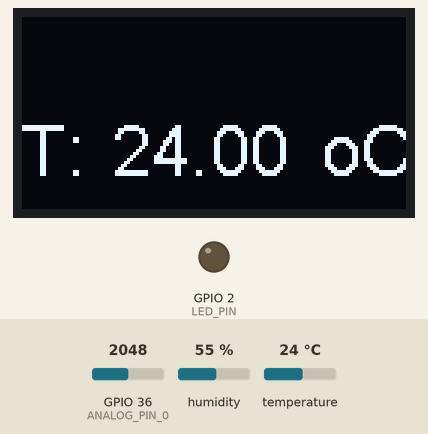
A sketch run on a simulated ESP32. Parts: 128×64 one-colour display, output pins drawn as LEDs (lit = HIGH). The test bench sets the inputs (shaded band); at power-on: GPIO 36 (ANALOG_PIN_0) = 2048, humidity 55 %, temperature 24 °C. WiFi joins after 1.5 s; servers stay silent unless stated; network time is answered at once with the bench clock; the local clock reads 2024-03-15 10:24:30 at power-on unless the sketch sets it; what the sketch prints to the serial monitor is not drawn.

Above: at 2.7 s.
2.8 s: GPIO 36 (ANALOG_PIN_0) set to 1960
At 3.8 s:
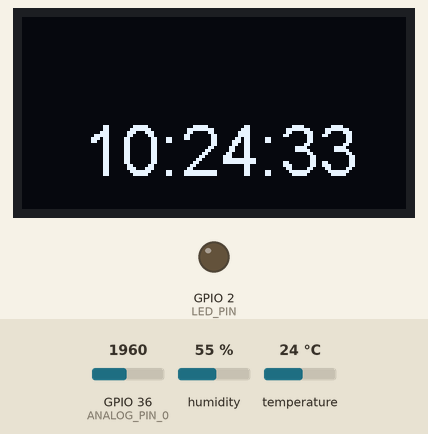
7.5 s: GPIO 36 (ANALOG_PIN_0) set to 1042
9.5 s: GPIO 36 (ANALOG_PIN_0) set to 972
At 10.7 s:
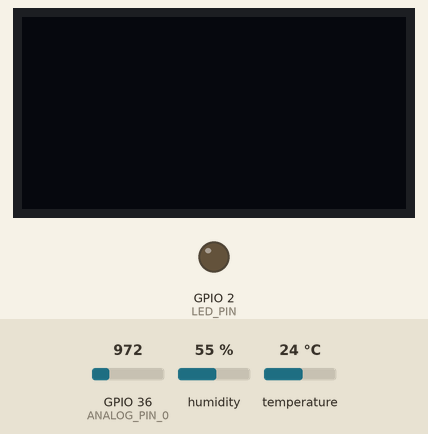
11.0 s: GPIO 36 (ANALOG_PIN_0) set to 3603
At 12.2 s:
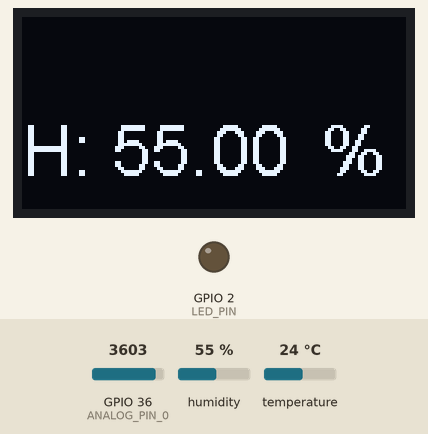
12.5 s: GPIO 36 (ANALOG_PIN_0) set to 4040
At 13.8 s:
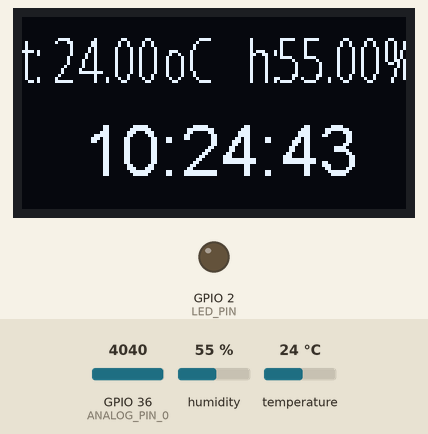
17.5 s: humidity set to 22 %
At 18.8 s:
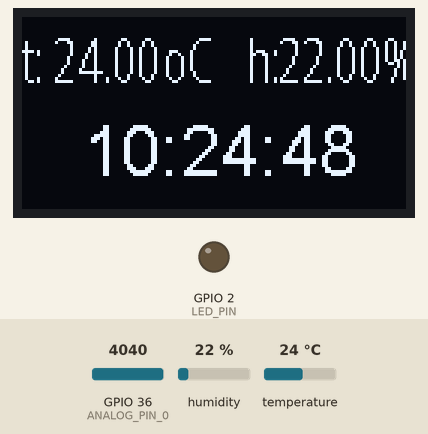
Timing chart, 0 to 20.5 s (numbered marks = the images above; inputs shaded):
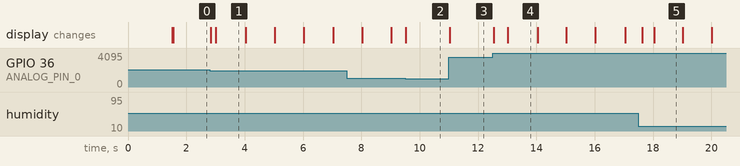

The sketch:

ESP32_Time_Stamp_DHT22_SSD1306_Multiple_Displays.ino
```cpp
/*****************************************************
 * ESP32 DHT Reading, Time Stamping and OLED display
 * DHT Input: ==> GPIO23.
 * 128 X 32 SSD1306  - Library by Daniel Eichhorn
 * Selecting Multiple Displays with a Potentiometer
 *
 * MJRoBot.org 14Sept17
 *****************************************************/

/* WiFi parameters and credentials */
#include <WiFi.h>
const char* ssid     = "YOUR SSID";
const char* password = "your password";

/* Time Stamp */
#include <NTPClient.h>
#include <WiFiUdp.h>

#define NTP_OFFSET  -3  * 60 * 60 // In seconds
#define NTP_INTERVAL 60 * 1000    // In miliseconds
#define NTP_ADDRESS  "0.pool.ntp.org"

WiFiUDP ntpUDP;
NTPClient timeClient(ntpUDP, NTP_ADDRESS, NTP_OFFSET, NTP_INTERVAL);

/* modified font created at http://oleddisplay.squix.ch/ */
#include "modified_font.h"

/*  SSD1306 */
#include "SSD1306.h"
#define SDA_PIN 21// GPIO21 -> SDA
#define SCL_PIN 22// GPIO22 -> SCL
#define SSD_ADDRESS 0x3c
SSD1306  display(SSD_ADDRESS, SDA_PIN, SCL_PIN);

/* DHT */
#include "DHT.h"
#define DHTPIN 23
#define DHTTYPE DHT22
DHT dht(DHTPIN, DHTTYPE);
float localHum = 0;
float localTemp = 0;

//Analog Input
#define ANALOG_PIN_0 36

// Digital Output
#define LED_PIN 2

void setup()
{
  Serial.begin(115200);
  Serial.println("");
  Serial.println("ESP32 DHT Temp & Humidity with Time Stamp - OLED Display");
  Serial.println("");
  pinMode(LED_PIN, OUTPUT);
  digitalWrite(LED_PIN, LOW);

  connectWiFi();
  timeClient.begin();
  dht.begin();

  display.init();

  display.flipScreenVertically();
  display.setTextAlignment(TEXT_ALIGN_LEFT);
  display.setFont(Open_Sans_Condensed_Light_20); // set a font
}

void loop()
{
  getDHT();
  timeClient.update();
  displayData(getDisplay());
  //delay(2000);
}

/***************************************************
* Get indoor Temp/Hum data
****************************************************/
void getDHT()
{
  localTemp = dht.readTemperature();
  localHum = dht.readHumidity();
  if (isnan(localHum) || isnan(localTemp))   // Check if any reads failed and exit early (to try again).
  {
    return;
  }
}

/***************************************************
* Get display
****************************************************/
int getDisplay()
{
  int displayNum = 0;
  int analog_value = analogRead(ANALOG_PIN_0);
  if      (analog_value <= 999)                         displayNum = 0;
  else if (analog_value > 1000 && analog_value <= 1999) displayNum = 1;
  else if (analog_value > 2000 && analog_value <= 2999) displayNum = 2;
  else if (analog_value > 3000 && analog_value <= 3999) displayNum = 3;
  else if (analog_value > 4000 )                        displayNum = 4;

  return displayNum;
}

/***************************************************
* Display Data
****************************************************/
void displayData(int displayNum)
{
  String formattedTime = timeClient.getFormattedTime();
  Serial.print(" Display Number: ==> ");
  Serial.print(displayNum);
  Serial.print("  Time Stamp: ");
  Serial.print(formattedTime);
  Serial.print("  Temp: ==> ");
  Serial.print(localTemp);
  Serial.print("  Hum ==> ");
  Serial.println(localHum);

  display.clear();   // clear the display
  switch (displayNum)
  {
    case 0:
      display.clear();
      break;
    case 1:
      display.setFont(ArialMT_Plain_24);
      display.drawString(20, 31,  String(formattedTime));
      break;
    case 2:
      display.setFont(ArialMT_Plain_24);
      display.drawString(0, 31,  "T:");
      display.drawString(30, 31,  String(localTemp));
      display.drawString(100, 31,  "oC");
      break;
    case 3:
      display.setFont(ArialMT_Plain_24);
      display.drawString(0, 31,  "H:");
      display.drawString(30, 31,  String(localHum));
      display.drawString(100, 31,  "%");
      break;
    case 4:
      display.setFont(Open_Sans_Condensed_Light_20);
      display.drawString(0, 0,  "t:");
      display.drawString(10, 0,  String(localTemp));
      display.drawString(47, 0,  "oC");
      display.drawString(75, 0, "h:");
      display.drawString(85, 0,  String(localHum));
      display.drawString(120, 0 ,  "%");
      display.setFont(ArialMT_Plain_24);
      display.drawString(20, 31,  String(formattedTime));
      break;
    default:
      display.clear();
      break;
  }
  display.display();   // write the buffer to the display
  delay(10);
}

/***************************************************
* Connecting to a WiFi network
****************************************************/
void connectWiFi(void)
{
  Serial.println();
  Serial.println();
  Serial.print("Connecting to ");
  Serial.println(ssid);
  WiFi.begin(ssid, password);
  while (WiFi.status() != WL_CONNECTED)
  {
    delay(500);
    Serial.print(".");
  }
  Serial.println("");
  Serial.println("WiFi connected.");
  Serial.println("IP address: ");
  Serial.println(WiFi.localIP());

}
```

Source omitted: odified_font.h (data table, 42699 bytes)

Measured:
- the behaviour switches between 1001 and 1000 on GPIO 36 (ANALOG_PIN_0) (found by bisection; images 1 and 2)
- after the input at 2.8 s, the display: first changes at once (image 1 shows a later state)
- after the input at 9.5 s, the display: changes at once (image 2)
- after the input at 11.0 s, the display: changes at once (image 3)
- after the input at 12.5 s, the display: first changes at once (image 4 shows a later state)
- what the display in image 1 shows lasts 1.0 s, from 3.0 s to 4.0 s
